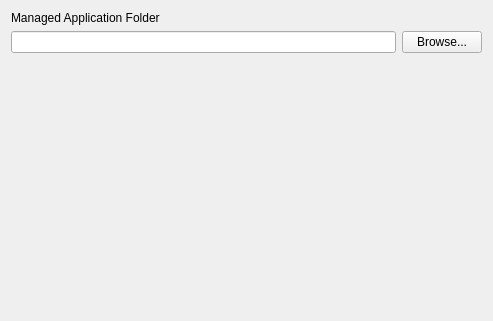
<?xml version="1.0" encoding="UTF-8"?>
<ui version="4.0">
 <class>CustomFileStorageWidget</class>
 <widget class="QWidget" name="CustomFileStorageWidget">
  <property name="geometry">
   <rect>
    <x>0</x>
    <y>0</y>
    <width>493</width>
    <height>321</height>
   </rect>
  </property>
  <property name="windowTitle">
   <string>Form</string>
  </property>
  <layout class="QGridLayout" name="gridLayout">
   <item row="1" column="1">
    <widget class="QPushButton" name="m_browse_btn">
     <property name="text">
      <string>Browse...</string>
     </property>
    </widget>
   </item>
   <item row="1" column="0">
    <widget class="QLineEdit" name="m_managedApplicationFolder_lineEdit"/>
   </item>
   <item row="2" column="0" colspan="2">
    <spacer name="verticalSpacer">
     <property name="orientation">
      <enum>Qt::Vertical</enum>
     </property>
     <property name="sizeHint" stdset="0">
      <size>
       <width>20</width>
       <height>40</height>
      </size>
     </property>
    </spacer>
   </item>
   <item row="0" column="0">
    <widget class="QLabel" name="label">
     <property name="text">
      <string>Managed Application Folder</string>
     </property>
    </widget>
   </item>
  </layout>
 </widget>
 <resources/>
 <connections/>
</ui>
